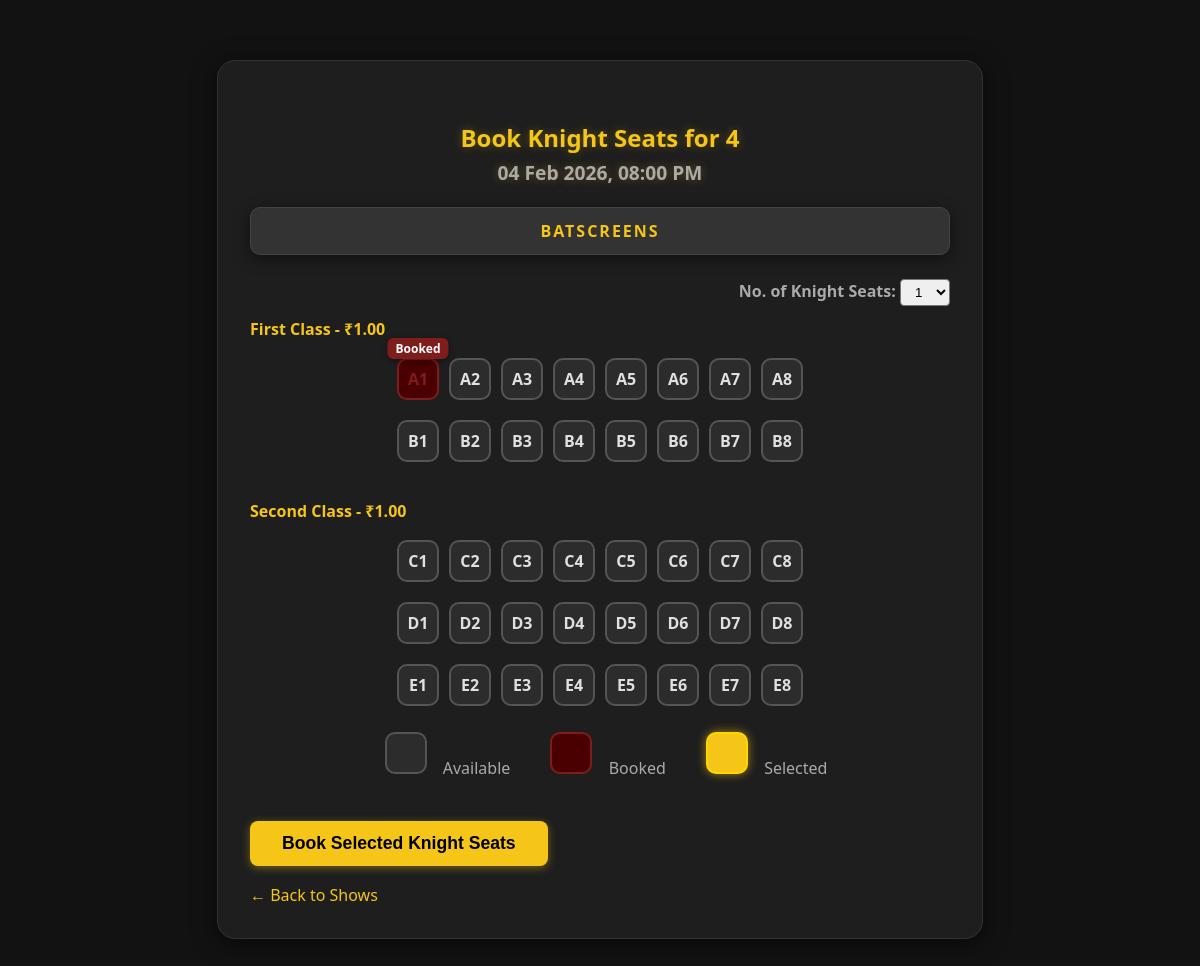
/book/5, run on the app's committed database.
### app/models.py (models this page shows)
class Movie(db.Model):
	id = db.Column(db.Integer, primary_key=True)
	title = db.Column(db.String(100), nullable=False)
	description = db.Column(db.Text, nullable=True)
	shows = db.relationship('Show', backref='movie', lazy=True)

class Show(db.Model):
	id = db.Column(db.Integer, primary_key=True)
	movie_id = db.Column(db.Integer, db.ForeignKey('movie.id'), nullable=False)
	show_time = db.Column(db.DateTime, nullable=False)
	ticket_price_first = db.Column(db.Float, nullable=False)
	ticket_price_second = db.Column(db.Float, nullable=False)
	seats = db.relationship('Seat', backref='show', lazy=True)
	bookings = db.relationship('Booking', backref='show', lazy=True)

### app/routes.py (the view, shortened to what this page needs)
@app.route('/book/<int:show_id>', methods=['GET', 'POST'])
def book_show(show_id):
    show = Show.query.get_or_404(show_id)
    movie = show.movie
    rows = ['A','B','C','D','E']
    seats_per_row = 8
    all_seats = [f"{row}{num}" for row in rows for num in range(1, seats_per_row+1)]
    booked_seats = set(seat.seat_number for seat in show.seats if seat.is_booked)
    return render_template('book_show.html', show=show, movie=movie, all_seats=all_seats, booked_seats=booked_seats)

### app/templates/book_show.html (shortened to what this page needs)
<!DOCTYPE html>
<html lang="en">
<head>
</head>
<body>
    <div class="container">
        <h2>Book Knight Seats for {{ movie.title }}<br><span style="font-size:0.8em; color:#aaa;">{{
                show.show_time.strftime('%d %b %Y, %I:%M %p') }}</span></h2>
        <div class="screen">BatScreens</div>
        <form method="POST" id="seats-form">
            <div style="text-align:right; margin-bottom:12px;">
                <label for="num_seats" style="color:#aaa; font-weight:bold;">No. of Knight Seats:</label>
                <select id="num_seats" name="num_seats" style="padding:4px 10px; border-radius:4px;">
                    {% for i in range(1,6) %}
                    <option value="{{ i }}">{{ i }}</option>
                    {% endfor %}
                </select>
            </div>
            <div class="seats">
                <div style="width:100%; text-align:left; margin-bottom:6px; color:#F5C518; font-weight:bold;">
                    First Class - ₹{{ '%.2f'|format(show.ticket_price_first) }}
                </div>
                {% for row in ['A','B'] %}
                <div class="row">
                    {% for num in range(1,9) %}
                    {% set seat_num = row ~ num %}
                    {% set booked = seat_num in booked_seats %}
                    <label class="seat{% if booked %} booked{% endif %}" title="{{ seat_num }}">
                        {{ seat_num }}
                        {% if booked %}<span class="booked-label">Booked</span>{% endif %}
                    </label>
                    {% endfor %}
                </div>
                {% endfor %}
                <div style="width:100%; text-align:left; margin:18px 0 6px; color:#F5C518; font-weight:bold;">
                    Second Class - ₹{{ '%.2f'|format(show.ticket_price_second) }}
                </div>
                {% for row in ['C','D','E'] %}
                <div class="row">
                    {% for num in range(1,9) %}
                    {% set seat_num = row ~ num %}
                    {% set booked = seat_num in booked_seats %}
                    <label class="seat{% if booked %} booked{% endif %}" title="{{ seat_num }}">
                        {{ seat_num }}
                    </label>
                    {% endfor %}
                </div>
                {% endfor %}
            </div>
            <div class="legend">
                <span><span class="seat"></span> Available</span>
                <span><span class="seat booked"></span> Booked</span>
                <span><span class="seat selected"></span> Selected</span>
            </div>
            <button type="submit">Book Selected Knight Seats</button>
        </form>
        <a href="/movies/{{ show.show_time.strftime('%d %b %Y') }}"
            style="color:#F5C518; text-decoration:none; display:block; margin-top:18px;">&#8592; Back to Shows</a>
    </div>
</body>
</html>

### app/templates/book_show.html (style rules this page uses)
body { font-family: 'Segoe UI', Arial, sans-serif; background: #121212; color: #e0e0e0; margin: 0; }
.container { max-width: 700px; margin: 60px auto; background: #1e1e1e; border-radius: 18px; box-shadow: 0 4px 24px rgba(0, 0, 0, 0.6); padding: 40px 32px 32px 32px; border: 1px solid #333; }
h2 { color: #F5C518; text-align: center; text-shadow: 0 0 10px rgba(245, 197, 24, 0.3); }
.screen { background: #333; color: #F5C518; text-align: center; padding: 12px; border-radius: 10px; margin-bottom: 24px; font-weight: bold; box-shadow: 0 4px 15px rgba(0, 0, 0, 0.5); border: 1px solid #444; letter-spacing: 2px; text-transform: uppercase; }
.seats { display: flex; flex-direction: column; align-items: center; gap: 12px; }
.row { display: flex; gap: 10px; margin-bottom: 8px; }
.seat { width: 38px; height: 38px; background: #2c2c2c; border: 2px solid #555; border-radius: 10px; color: #e0e0e0; display: flex; align-items: center; justify-content: center; cursor: pointer; font-weight: bold; transition: all 0.2s; }
.seat.booked { background: #4a0000; border-color: #7f1d1d; color: #7f1d1d; cursor: not-allowed; position: relative; }
.seat .booked-label { position: absolute; top: -22px; left: 50%; transform: translateX(-50%); background: #7f1d1d; color: #fff; font-size: 0.75em; font-weight: bold; padding: 2px 8px; border-radius: 6px; z-index: 2; pointer-events: none; box-shadow: 0 2px 6px rgba(0, 0, 0, 0.4); }
.seat.selected { background: #F5C518; color: #000; border-color: #ffd700; box-shadow: 0 0 10px rgba(245, 197, 24, 0.6); }
.legend { margin: 18px 0; text-align: center; color: #aaa; }
.legend span { display: inline-block; margin: 0 12px; }
button { background: #F5C518; color: #000; border: none; padding: 12px 32px; border-radius: 8px; font-weight: bold; cursor: pointer; transition: all 0.2s; margin-top: 24px; font-size: 1.1em; box-shadow: 0 2px 8px rgba(245, 197, 24, 0.4); }
a { color: #F5C518; text-decoration: none; }

### data on the page
Movie: title "4"
Show: show_time "04 Feb 2026, 08:00 PM", ticket_price_first "1.00", ticket_price_second "1.00"

### other printed values
{{ seat_num }} "A1" "A2" "A3" "A4" "A5" "A6" "A7" "A8" "B1" "B2" "B3" "B4" "B5" "B6" "B7" "B8"
{{ seat_num }} "C1" "C2" "C3" "C4" "C5" "C6" "C7" "C8" "D1" "D2" "D3" "D4" "D5" "D6" "D7" "D8" "E1" "E2" "E3" "E4" "E5" "E6" "E7" "E8"
form field num_seats "1"
